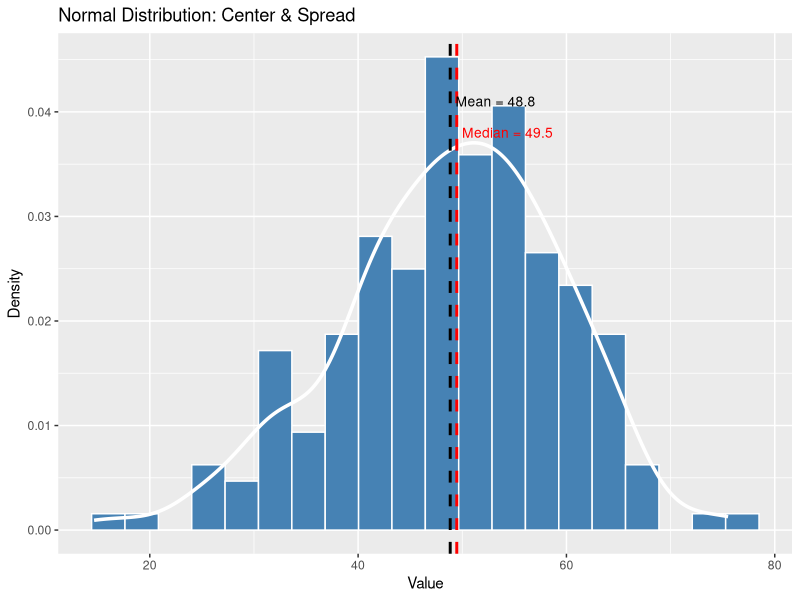

Write the R code that produced this figure. (Note: this script raises an error after producing the figure.)
## ---- chunk 1
#| labels: Import library
library(tidyverse)
library(flextable)
## ---- chunk 2
frequency_table <- tibble(
  ID             = c("01", "02", "03", "04", "05"),
  Sex            = c("Male", "Female", "Female", "Male", "Male"),
  Marital_Status = c("Married", "Single", "Married", "Single", "Divorced"),
  Age            = c(34, 27, 26, 40, 32),
  Height_m       = c(16.5, 15.8, 15.4, 17.0, 15.9),
  Education      = c("University", "High School", "Primary School", "Middle School", "High School")
)

frequency_table |> 
  flextable() |> 
  autofit()
## ---- chunk 3
ft1 <- frequency_table |> 
  count(Marital_Status) |> 
  rename(Frequency = n) |> 
  flextable()

ft1
## ---- chunk 4
ft2 <- frequency_table |> 
  count(Marital_Status) |> 
  rename(Frequency = n) |>
  mutate(
    Percent = paste0(Frequency * 100 / sum(Frequency),"%")
  ) |> 
  flextable() |> 
  autofit()

ft2
## ---- chunk 5
set.seed(7342)
nor_dis <- tibble(value = rnorm(200, mean = 50, sd = 10))

mean_val <- mean(nor_dis$value)
median_val <- median(nor_dis$value)

plot_nor_dis <- ggplot(nor_dis, aes(x = value)) +
  geom_histogram(aes(y = after_stat(density)), 
                 bins = 20, 
                 fill = "steelblue", 
                 color = "white") +
  geom_density(color = "white", linewidth = 1.2) +
  geom_vline(xintercept = mean_val, 
             color = "black", 
             linewidth = 1, 
             linetype = "dashed") +
  geom_vline(xintercept = median_val, 
             color = "red", 
             linewidth = 1, 
             linetype = "dashed") +
  annotate("text", 
           x = mean_val + 0.5, 
           y = 0.041, 
           label = paste0("Mean = ", round(mean_val, 1)),
           color = "black", 
           hjust = 0,
           size = 3.5) +
  annotate("text",
           x = median_val + 0.5,
           y = 0.038, 
           label = paste0("Median = ", round(median_val, 1)),
           color = "red", 
           hjust = 0, 
           size = 3.5) +
  labs(
    title = "Normal Distribution: Center & Spread",
    x = "Value",
    y = "Density"
  )

plot_nor_dis
## ---- chunk 6
frequency_table |> 
  flextable() |> 
  autofit()
## ---- chunk 7
frequency_table |> 
  mutate(
    Age = Age |> 
      replace_values(32 ~ 90)
  ) |> flextable() |> 
  autofit()
## ---- chunk 8
frequency_table |> 
  #select(ID, Age) |> 
  flextable() |> 
  autofit()
## ---- chunk 9
frequency_table |> 
  #select(ID, Age) |> 
  arrange(Age) |> 
  flextable() |> 
  surround(
    i = 3, j = c(1, 4),
    border = fp_border_default(
      color = "red", width = 1.5),
    part = "body"
  ) |> 
  autofit()
## ---- chunk 10
frequency_table |> 
  #select(ID, Age) |> 
  flextable() |> 
  autofit()
## ---- chunk 11
frequency_table |> 
  #select(ID, Age) |> 
  mutate(
    Age = case_when(
      ID == "02" ~ 90,
      TRUE ~ Age
    )
  ) |> 
  arrange(Age) |> 
  flextable() |> 
  surround(
    i = 3, j = c(1, 4),
    border = fp_border_default(
      color = "red", width = 1.5),
    part = "body"
  ) |> 
  style(i = 5, j = 4,
        pr_t = fp_text_default(
          shading.color = "yellow"),
        part = "body"
        ) |> 
  autofit()
## ---- chunk 12
frequency_table_2 <- tibble(
  ID             = c("01", "02", "03", "04", "05", "06"),
  Age            = c(34, 27, 26, 40, 32, 43),
)

frequency_table_2 |> flextable()
## ---- chunk 13
frequency_table_2 |> 
  arrange(Age) |> 
  flextable() |> 
  surround(
    i = c(3,4), j = 2,
    border = fp_border_default(
      color = "red", width = 1.5),
    part = "body"
  ) |> 
  autofit()
## ---- chunk 14
frequency_table |> 
  select(ID, Age) |> 
  flextable() |> 
  fontsize(size = 20, part = "all") |> 
  autofit()
## ---- chunk 15
tibble(
  ID  = c("01", "02", "03", "04", "05"),
  Age = c(18, 28, 35, 50, 64)
) |> 
  flextable() |> 
  fontsize(size = 20, part = "all") |> 
  autofit()
## ---- chunk 16
tibble(
  ID  = sprintf("%02d", 1:11),
  Age = c(25, 33, 34, 35, 37, 40, 42, 53, 59, 60, 63)
) |> 
  flextable() |> 
  fontsize(size = 20, part = "all") |> 
  autofit()
## ---- chunk 17
tibble(
  ID  = sprintf("%02d", 1:11),
  Age = c(25, 33, 34, 35, 37, 40, 42, 53, 59, 60, 63)
) |> 
  flextable() |> 
  fontsize(size = 20, part = "all") |> 
  autofit()
## ---- chunk 18
#| fig-height: 5.5
#| fig-width: 5
set.seed(5819)
right_skew <- tibble(value = rlnorm(500, meanlog = 3, sdlog = 0.8))

mean_rs <- mean(right_skew$value)
median_rs <- median(right_skew$value)

ggplot(right_skew, aes(x = value)) +
  geom_histogram(aes(y = after_stat(density)),
                 bins = 40,
                 fill = "steelblue",
                 color = "white") +
  geom_density(color = "white", linewidth = 1.2) +
  geom_vline(xintercept = mean_rs,
             color = "black", linewidth = 1, linetype = "dashed") +
  geom_vline(xintercept = median_rs,
             color = "red", linewidth = 1, linetype = "dashed") +
  annotate("text", x = mean_rs + 5, y = 0.009,
           label = paste0("Mean = ", round(mean_rs, 1)),
           color = "black", hjust = 0, size = 3.5) +
  annotate("text", x = median_rs + 5, y = 0.0075,
           label = paste0("Median = ", round(median_rs, 1)),
           color = "red", hjust = 0, size = 3.5) +
  labs(title = "Right-Skewed Distribution",
       x = "Value", y = "Density")
## ---- chunk 19
#| fig-height: 5.5
#| fig-width: 5
set.seed(3021)
left_skew <- tibble(value = rbeta(500, shape1 = 8, shape2 = 2) * 100)

mean_ls <- mean(left_skew$value)
median_ls <- median(left_skew$value)

ggplot(left_skew, aes(x = value)) +
  geom_histogram(aes(y = after_stat(density)),
                 bins = 30,
                 fill = "steelblue",
                 color = "white") +
  geom_density(color = "white", linewidth = 1.2) +
  geom_vline(xintercept = mean_ls,
             color = "black", linewidth = 1, linetype = "dashed") +
  geom_vline(xintercept = median_ls,
             color = "red", linewidth = 1, linetype = "dashed") +
  annotate("text", x = mean_ls - 1, y = 0.055,
           label = paste0("Mean = ", round(mean_ls, 1)),
           color = "black", hjust = 1, size = 3.5) +
  annotate("text", x = median_ls - 1, y = 0.048,
           label = paste0("Median = ", round(median_ls, 1)),
           color = "red", hjust = 1, size = 3.5) +
  labs(title = "Left-Skewed Distribution",
       x = "Value", y = "Density")
## ---- chunk 20
#| fig-height: 5.5
#| fig-width: 5
set.seed(6174)
sym_data <- tibble(value = rnorm(500, mean = 50, sd = 10))

mean_sym <- mean(sym_data$value)
median_sym <- median(sym_data$value)

ggplot(sym_data, aes(x = value)) +
  geom_histogram(aes(y = after_stat(density)),
                 bins = 30,
                 fill = "steelblue",
                 color = "white") +
  geom_density(color = "white", linewidth = 1.2) +
  geom_vline(xintercept = mean_sym,
             color = "black", linewidth = 1, linetype = "dashed") +
  geom_vline(xintercept = median_sym,
             color = "red", linewidth = 1, linetype = "dashed") +
  annotate("text", x = mean_sym + 1, y = 0.043,
           label = paste0("Mean = ", round(mean_sym, 1)),
           color = "black", hjust = 0, size = 3.5) +
  annotate("text", x = median_sym + 1, y = 0.038,
           label = paste0("Median = ", round(median_sym, 1)),
           color = "red", hjust = 0, size = 3.5) +
  labs(title = "Symmetric Distribution",
       x = "Value", y = "Density")
